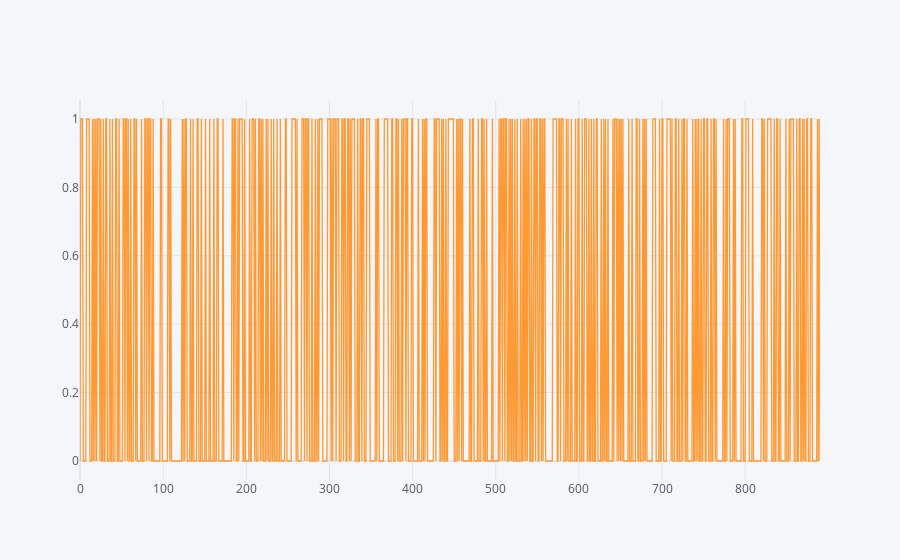

The code cell stored with this chart in its notebook:
### Code cell
titanic['survived'].iplot()

### Figure 1 — Plotly figure (JSON) as saved in the notebook; plotly's stock layout.template omitted (floating-point values rounded to 4 significant figures; data arrays with more than 128 entries replaced by an {"elided": "..."} marker saying what was removed)
{"data": [{"line": {"color": "rgba(255, 153, 51, 1.0)", "dash": "solid", "shape": "linear", "width": 1.3}, "mode": "lines", "name": "survived", "text": "", "type": "scatter", "x": {"elided": "891 int values"}, "y": {"elided": "891 int values"}}], "layout": {"legend": {"bgcolor": "#F5F6F9", "font": {"color": "#4D5663"}}, "paper_bgcolor": "#F5F6F9", "plot_bgcolor": "#F5F6F9", "title": {"font": {"color": "#4D5663"}}, "xaxis": {"gridcolor": "#E1E5ED", "showgrid": true, "tickfont": {"color": "#4D5663"}, "title": {"font": {"color": "#4D5663"}, "text": ""}, "zerolinecolor": "#E1E5ED"}, "yaxis": {"gridcolor": "#E1E5ED", "showgrid": true, "tickfont": {"color": "#4D5663"}, "title": {"font": {"color": "#4D5663"}, "text": ""}, "zerolinecolor": "#E1E5ED"}}}
